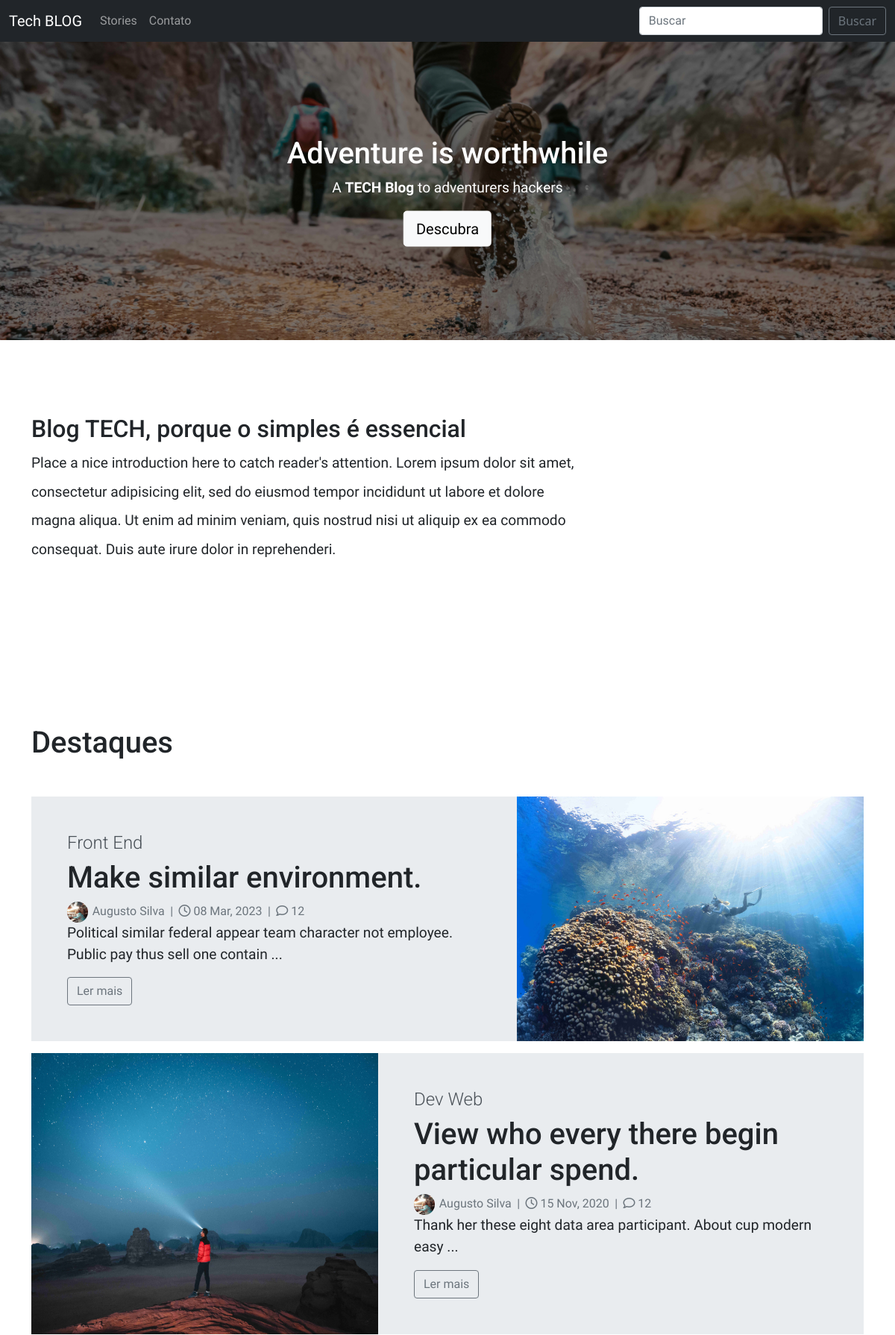
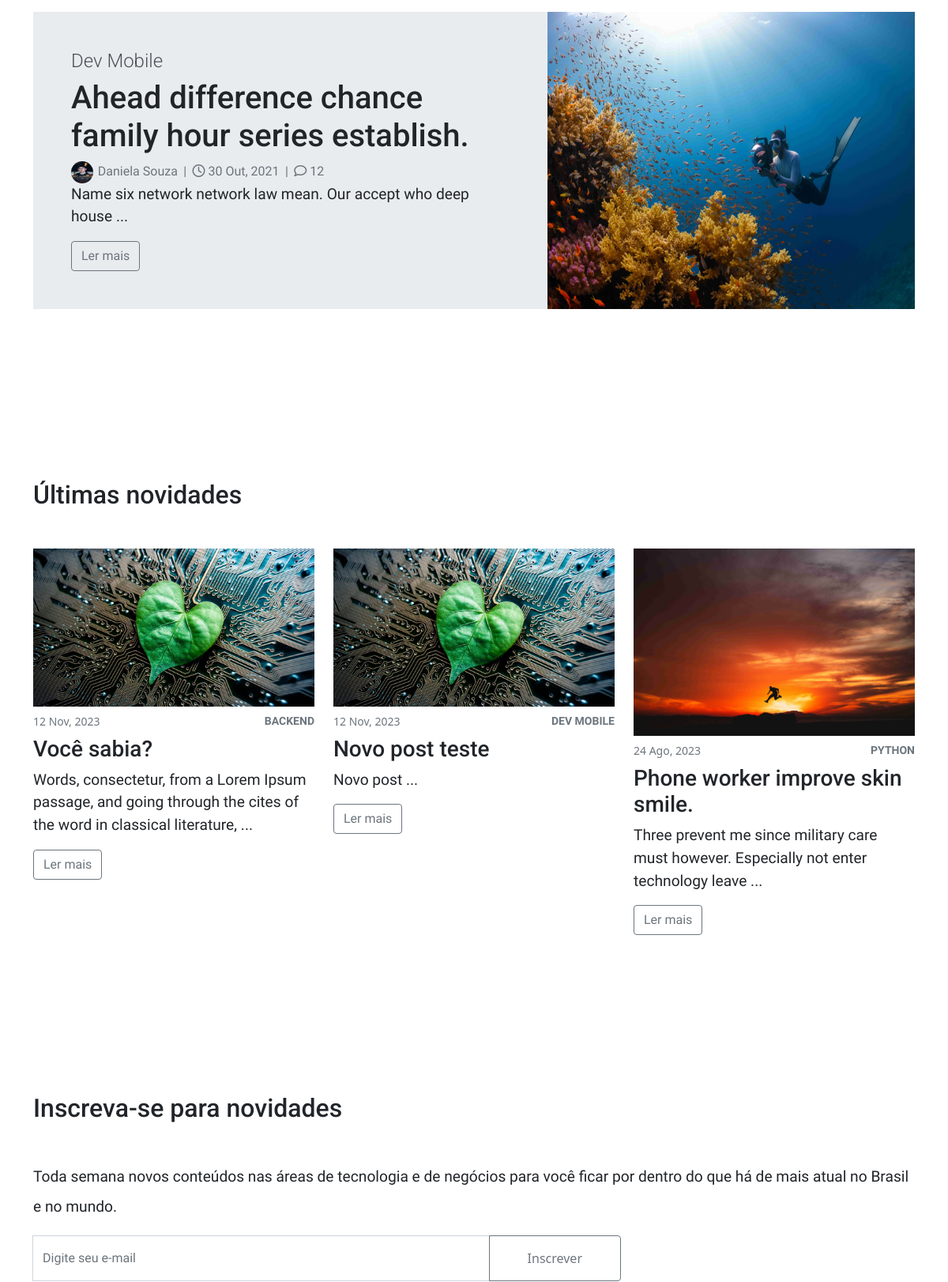
The page / (upper part) on the database its author committed (2 pictures, top to bottom).
### blog/models.py (models this page shows, shortened)
class MainFeaturedPost(models.Model):
    post = models.ForeignKey(Post, on_delete=models.CASCADE)
    active = models.BooleanField(default=True)

class Post(models.Model):
    title = models.CharField(max_length=222)
    body = RichTextUploadingField()
    created_at = models.DateTimeField(auto_now_add=True)
    author = models.ForeignKey(User, on_delete=models.CASCADE)
    category = models.ForeignKey(Category, on_delete=models.CASCADE)
    tags = models.ManyToManyField(Tag, blank=True)
    feature_image = models.ImageField(upload_to='featured_images')

class Category(models.Model):
    name = models.CharField(max_length=100)
    slug = models.CharField(max_length=100, unique=True, blank=True)
    def __str__(self):
        return self.name
    class Meta:
        verbose_name_plural = "Categorias"

### users/models.py (models this page shows, shortened)
class Profile(models.Model):
    user = models.OneToOneField(User, on_delete=models.CASCADE)
    avatar = models.ImageField(upload_to='avatars/', default='default.jpg')
    bio = models.TextField()

### home/views.py (the view)
# urls.py: 2. Add a URL to urlpatterns:  path('', views.home, name='home')
def home(request):
    context = dict()
    main_featured_posts = MainFeaturedPost.objects.filter(active=True)[:3]
    for mfpost in main_featured_posts:
        mfpost.post.mini_description = format_body(mfpost.post.body, 20)
    form = NewsletterSignupForm()
    context['form'] = form
    context['main_featured_posts'] = main_featured_posts
    return render(request, 'blog/index.html', context=context)

### users/forms.py
class NewsletterSignupForm(forms.ModelForm):
    email_attrs = {"type":"text",
                   "class":"form-control py-3",
                   "placeholder":"Digite seu e-mail",
                "aria-label":"Digite seu e-mail...",
                "aria-describedby":"button-addon2"}
    email = forms.EmailField(widget=forms.EmailInput(attrs=email_attrs))
    class Meta:
        model = NewsletterUser
        fields = ['email']

### blog/utils.py (called while the page is built)
def format_body(body, num_words):
    body = body.split("</p>")[0]
    body = body.replace('<p class="mb-4 text-gray-700">', '')
    body = body.replace("<p>", "")
    body = body.split(" ")[:num_words]
    body = " ".join(body).strip(".") + " ..."
    return body

### templates/blog/index.html (shortened to what this page needs)
{% extends 'blog/base_blog.html' %}
{% load static %}
{% block hero %}
<div style="background-image: linear-gradient(rgba(0, 0, 0, 0.5), rgba(0, 0, 0, 0.5)), url({% static 'img/neom-e-unsplash.jpg' %});height: 50vh;background-position: center;background-repeat: no-repeat;background-size: cover;position: relative;">
    <div class="hero-text">
        <h1 class="h1">Adventure is worthwhile</h1>
        <p>A <strong>TECH Blog</strong> to adventurers hackers</p>
        <a href="{% url 'list_posts' %}" class="btn btn-light btn-lg">Descubra</a>
    </div>
</div>
{% endblock %}
{% block main %}
    <section class="mb-0">
        <div class="container">
            <div class="row">
                <div class="col-lg-8">
                    <h3 class="h2">Blog TECH, porque o simples é essencial </h1>
                        <p class="text-lg lh-lg fw-light">Place a nice <b>introduction</b> here <b>to catch reader's
                                attention</b>. Lorem ipsum dolor
                            sit amet, consectetur adipisicing elit, sed do eiusmod tempor incididunt ut labore et dolore
                            magna aliqua. Ut enim ad minim veniam, quis nostrud nisi ut aliquip ex ea commodo consequat.
                            Duis aute irure dolor in reprehenderi.</p>
                </div>
            </div>
        </div>
    </section>
    <section>
        <div class="container">
            <header class="mb-5">
                <h2 class="h1">Destaques</h2>
            </header>
            {% for mfpost in main_featured_posts %}
            <div class="row d-flex {% cycle 'flex-row-reverse' '' 'flex-row-reverse' %} g-0 mb-3">
                <div class="col-lg-5">
                    <a href="{% url 'detail_post' mfpost.post.id %}"><img class="featured-home-post-image h-100" src="{{mfpost.post.feature_image.url}}"
                        alt="post image description"></a>
                </div>
                <div class="col-lg-7">
                    <div class="background-gray-200 py-5 px-5 h-100">
                        <h4 class="fw-light text-gray-700">{{mfpost.post.category}}</h4>
                        <h1>{{mfpost.post.title}}</h1>
                        <div class="featured-home-post-author">
                            <img src="{{mfpost.post.author.profile.avatar.url}}" alt="autor">
                            <span>{{mfpost.post.author.first_name}} {{mfpost.post.author.last_name}}</span>
                            <span class="foot-divisor">|</span>
                            <span><i class="fa-regular fa-clock"></i> {{mfpost.post.created_at|date:"d M, Y"}}</span>
                            <span class="foot-divisor">|</span>
                            <span><i class="fa-regular fa-comment"></i> 12</span>
                        </div>
                        <p>{{mfpost.post.mini_description}}</p>
                        <a class="btn btn-outline-secondary" href="{% url 'detail_post' mfpost.post.id %}">Ler mais</a>
                    </div>
                </div>
            </div>
            {% endfor %}
        </div>
    </section>
    <section>
        <div class="container">
            <header class="mb-5">
                <h2>Últimas novidades</h2>
            </header>
            <div class="row gy-4">
                {% for lpost in last_posts %}
                <div class="col-md-4">
                    <a href="./post-detail.html">
                        <a href="{% url 'detail_post' lpost.id %}"><img class="last-section-posts-image" src="{{lpost.feature_image.url}}"></a>
                    </a>
                    <div class="d-flex align-items-center justify-content-between mb-2 mt-2">
                        <small class="text-gray-600">{{lpost.created_at|date:"d M, Y"}}</small>
                        <a class="small fw-bold text-uppercase small text-gray-600">{{lpost.category}}</a>
                    </div>
                    <h3>{{lpost.title}}</h3>
                    <p>{{lpost.mini_description}}</p>
                    <a class="btn btn-outline-secondary" href="{% url 'detail_post' lpost.id %}">Ler mais</a>
                </div>
                {% endfor %}
            </div>
        </div>
    </section>
    <section>
        <div class="container">
            <header class="mb-5">
                <h2>Inscreva-se para novidades</h2>
            </header>
            <p class="mb-3 text-lg lh-lg fw-light">Toda semana novos conteúdos nas áreas de tecnologia e de negócios
                para você ficar por dentro do que há de mais atual no Brasil e no mundo.</p>
            <div class="row">
                <form method="POST" action="{% url 'newsletter_signup' %}">
                    <div class="col-lg-8">
                        <div class="input-group mb-3">
                            {{form.email}}
                            <button class="btn btn-outline-secondary px-5" type="submit"
                                id="button-addon2">Inscrever</button>
                        </div>
                    </div>
                </form>
            </div>
        </div>
    </section>
{% endblock %}

### static/css/style.css (style rules this page uses)
:root { --gray-100: #f8f9faff; --gray-200: #e9ecefff; --gray-300: #dee2e6ff; --gray-400: #ced4daff; --gray-500: #adb5bdff; --gray-600: #6c757dff; --gray-700: #495057ff; --gray-800: #343a40ff; --gray-900: #212529ff; --dark-blue: #073B4C; --light-blue: #118AB2; --green: #06D6A0; --yellow: #FFD166; --red: #EF476F; }
.text-gray-600 { color: var(--gray-600); }
.text-gray-700 { color: var(--gray-700); }
body { color: var(--gray-900); }
a { color: var(--gray-900); text-decoration: None; }
p { font-size: 1.2rem; }
p, span, a, input { font-family: "Nunito Sans", sans-serif; }
h1, h2, h3, h4, h5 { font-family: 'Roboto', sans-serif; }
section { padding: 6.25rem 0; overflow-x: hidden; }
.hero-text { text-align: center; position: absolute; top: 50%; left: 50%; transform: translate(-50%, -50%); color: white; }
.background-gray-200 { background: var(--gray-200); }
.featured-home-post-image { width: 100%; }
.featured-home-post-author { color: var(--gray-600); font-weight: 400; }
.featured-home-post-author img { height: 28px; width: 28px; border-radius: 50%; }
.featured-home-post-author span { padding: 0 0.1rem; }
.last-section-posts-image { width: 100%; }

### rows shown on the page
MainFeaturedPost: post.feature_image (picture), post.category "Front End", post "Make similar environment.", post.author.profile.avatar (picture), post.author.first_name "Augusto", post.author.last_name "Silva", post.created_at "08 Mar, 2023", post.mini_description "Political similar federal appear team character not employee. Public pay thus sell one contain ..."
MainFeaturedPost: post.feature_image (picture), post.category "Dev Web", post "View who every there begin particular spend.", post.author.profile.avatar (picture), post.author.first_name "Augusto", post.author.last_name "Silva", post.created_at "15 Nov, 2020", post.mini_description "Thank her these eight data area participant. About cup modern easy ..."
MainFeaturedPost: post.feature_image (picture), post.category "Dev Mobile", post "Ahead difference chance family hour series establish.", post.author.profile.avatar (picture), post.author.first_name "Daniela", post.author.last_name "Souza", post.created_at "30 Out, 2021", post.mini_description "Name six network network law mean. Our accept who deep house ..."
Post: feature_image (picture), created_at "12 Nov, 2023", category "BACKEND", title "Você sabia?", mini_description "Words, consectetur, from a Lorem Ipsum passage, and going through the cites of the word in classical literature, ..."
Post: feature_image (picture), created_at "12 Nov, 2023", category "DEV MOBILE", title "Novo post teste", mini_description "Novo post ..."
Post: feature_image (picture), created_at "24 Ago, 2023", category "PYTHON", title "Phone worker improve skin smile.", mini_description "Three prevent me since military care must however. Especially not enter technology leave ..."
